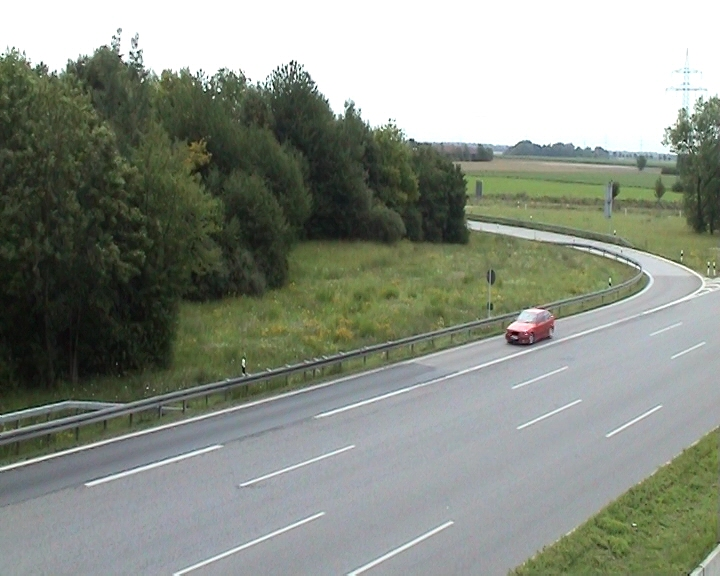
%> input picture ex10/sequence/2043_000140.jpeg, 720 x 576 px; its folder holds 4 pictures in this run
$ octave ex2.m   (GNU Octave 9; MATLAB toolbox functions it lacks are replaced by stand-ins)
%> lines starting %> are read from the running program, lines starting %| are printed output that depends on the picture
### ex10/load_img.m
function img = load_img(num, varargin)

    scale = 1;
    if nargin == 2
        scale = varargin{1}
    end

    num = num + 140;
    path = sprintf('sequence/2043_%06d.jpeg', num);
    img = imresize(imread(path), scale);
%     img = single(img) / 255;
 end

### ex10/colorHist.m
function h = colorHist(img)

    img = rgb2hsv(img);
    hue = img(:, :, 1);
    h = zeros(256, 1);
    index = hueindex(hue);
    for n = 1:numel(index)
        h(index(n)) = h(index(n)) + 1;
    end
end

### ex10/hueindex.m
function index = hueindex(hue)
    index = ceil(hue*255) + 1;
end

### ex10/probMap.m
function map = probMap(img, hist)

    hue = rgb2hsv(img);
    hue = hue(:, :, 3);
    index = hueindex(hue);
    map = hist(index);
    map = single(map) / max(map(:)) * 255;
end

### ex10/ex2.m
close all, clear all, clc

num_images = 50;
max_iter = 3;
x = [506 308 57 47]; % x y width height


img = load_img(0);
%> in load_img, img is the input picture: size 576x720x3 uint8; mean R, G, B 137.5, 143.6, 132.8
patch = img(x(2):x(2)+x(4)-1, x(1):x(1)+x(3)-1, :);

hist = colorHist(patch);
%> in colorHist, `img = rgb2hsv(img);`: img: size 47x57x3 double; mean H, S, V 0.651, 0.177, 0.616
%> in colorHist, `hue = img(:, :, 1);`:
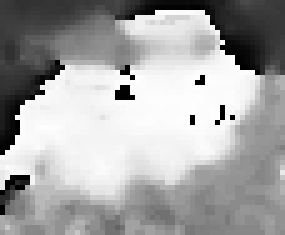
%> hue: size 47x57 double (shown 5 times larger); min 0, max 0.998, mean 0.651
%> after the loop in colorHist, `for n = 1:numel(index)`: h = 256 values, max 87 at index 254, min 0 at index 71, mean 10.46
%> hist has the same summary as h in colorHist
map = probMap(patch, hist);
%> in probMap, `map = hist(index);`:
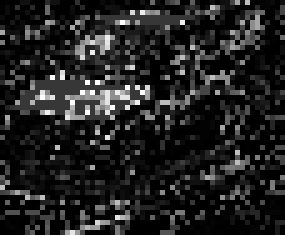
%> map: size 47x57 double (shown 5 times larger); min 0, max 87, mean 11.8; drawn with min black and max white

xs = repmat(1:x(3), [x(4) 1]) - x(3)/2;
ys = repmat((1:x(4))', [1 x(3)]) - x(4)/2;

total_time = 0;

for n = 1:num_images
    tic;
    img = load_img(n);
%> call 2 of load_img, with num = 1
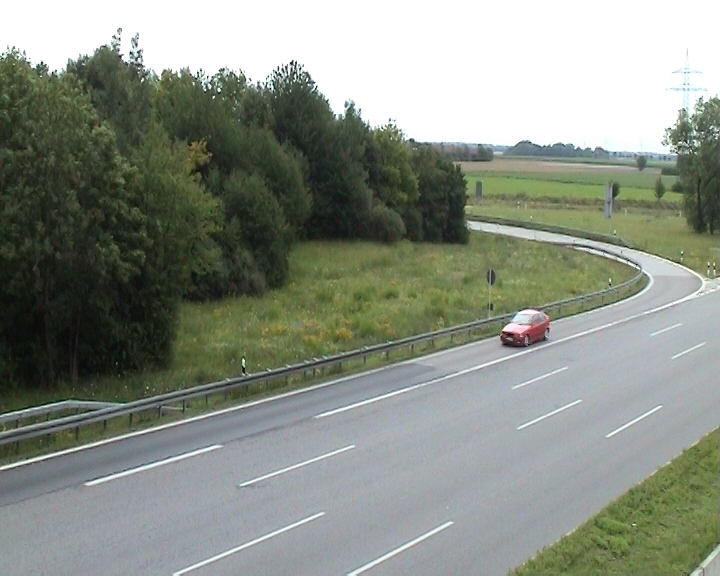
%> input picture ex10/sequence/2043_000141.jpeg, 720 x 576 px
%> in load_img, img is the input picture: size 576x720x3 uint8; mean R, G, B 137.4, 143.5, 132.8
    patch = img(x(2):x(2)+x(4)-1, x(1):x(1)+x(3)-1, :);
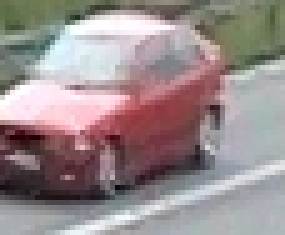
%> patch: size 47x57x3 uint8 (shown 5 times larger); mean R, G, B 153, 140.3, 141.4

    disp(x(1:2));

    for iter = 1:max_iter
        map = probMap(patch, hist);

        denom = sum(sum(map));
        dx = sum(sum(xs .* map)) / denom;
        dy = sum(sum(ys .* map)) / denom;
        delta = round([dx dy]);
        x(1:2) = x(1:2) + delta;

        if norm(delta) < 2
            break
        end
    end
%> this loop made 3 passes
%> pass 1, in probMap (call 2), `map = hist(index);`:
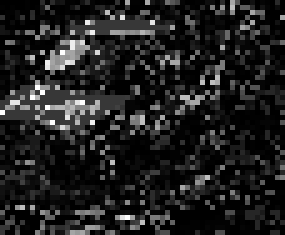
%> map: size 47x57 double (shown 5 times larger); min 0, max 87, mean 11.2; drawn with min black and max white
%> after the loop, x = [497 305 57 47]
    hist = colorHist(patch);
%> in colorHist (call 2), `hue = img(:, :, 1);`:
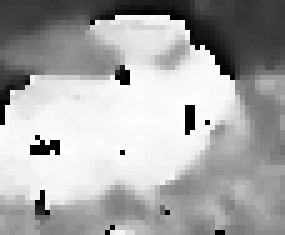
%> hue: size 47x57 double (shown 5 times larger); min 0, max 0.998, mean 0.66
%> after the loop in colorHist (call 2), `for n = 1:numel(index)`: h = 256 values, max 104 at index 252, min 0 at index 11, mean 10.46
%> hist has the same summary as h in colorHist

    total_time = total_time + toc;
    imshow(img)
    rectangle('Position', x, 'LineWidth', 2)
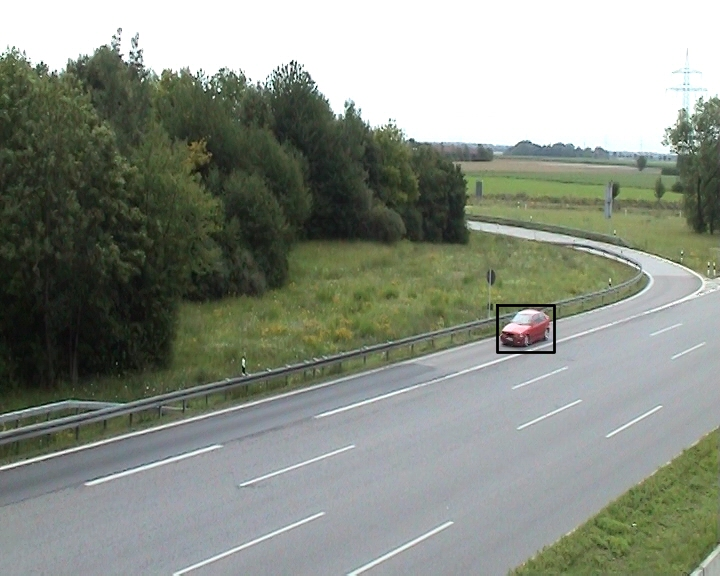
%> figure redrawn from the program's plot data
    drawnow
end
%> pass 2 of the loop `for n = 1:num_images`:
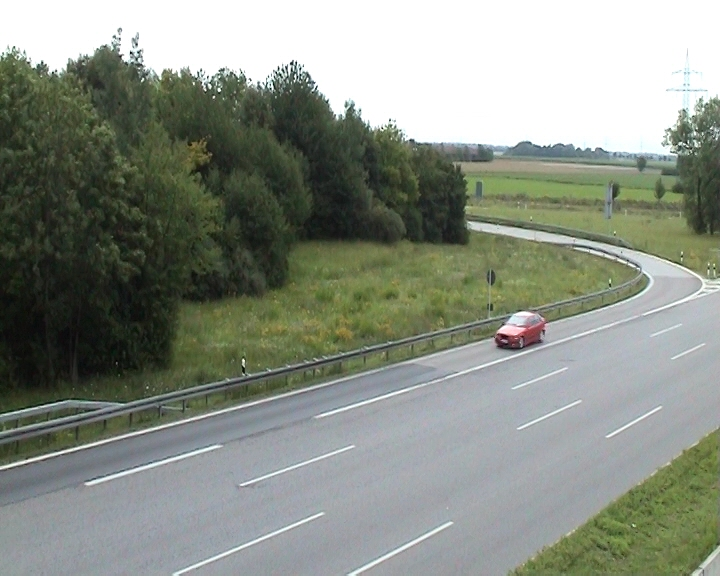
%> input picture ex10/sequence/2043_000142.jpeg, 720 x 576 px
%> in load_img, img is the input picture: size 576x720x3 uint8; mean R, G, B 137.5, 143.5, 132.8
%|    497   305
%> the loop `for iter = 1:max_iter` made 1 pass
%> (denom, dx, dy, delta) on pass 1: (73177.6, -1.4, -0.357, [-1 0])
%> after the loop `for iter = 1:max_iter`: x = [496 305 57 47]
%> in colorHist (call 3), `hue = img(:, :, 1);`:
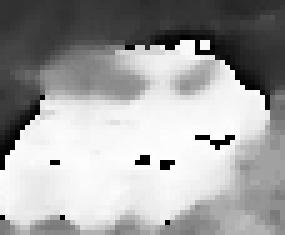
%> hue: size 47x57 double (shown 5 times larger); min 0, max 0.998, mean 0.635
%> after the loop in colorHist (call 3), `for n = 1:numel(index)`: h = 256 values, max 110 at index 242, min 0 at index 11, mean 10.46
%> `hist = colorHist(patch);`: hist has the same summary as h in colorHist
%> `rectangle('Position', x, 'LineWidth', 2)`:
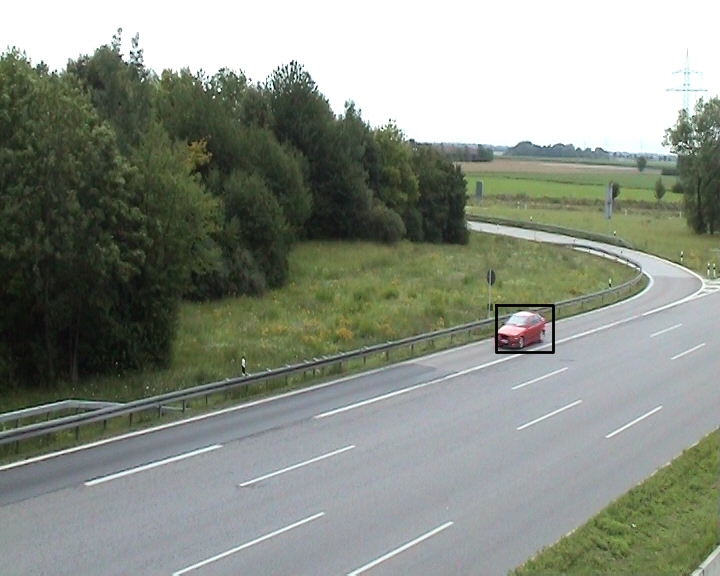
%> figure redrawn from the program's plot data
%> pass 3 of the loop `for n = 1:num_images`:
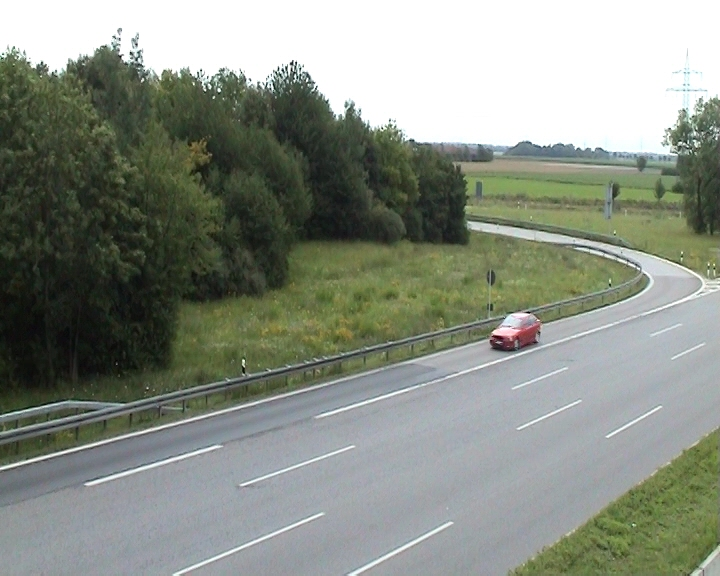
%> input picture ex10/sequence/2043_000143.jpeg, 720 x 576 px
%> in load_img, img is the input picture: size 576x720x3 uint8; mean R, G, B 137.4, 143.5, 132.8
%|    496   305
%> after the loop `for iter = 1:max_iter`: x = [481 308 57 47]
%> in colorHist (call 4), `hue = img(:, :, 1);`:
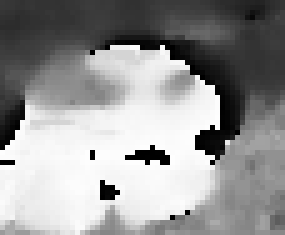
%> hue: size 47x57 double (shown 5 times larger); min 0, max 0.998, mean 0.586
%> after the loop in colorHist (call 4), `for n = 1:numel(index)`: h = 256 values, max 84 at index 242, min 0 at index 11, mean 10.46
%> `hist = colorHist(patch);`: hist has the same summary as h in colorHist
%> `rectangle('Position', x, 'LineWidth', 2)`:
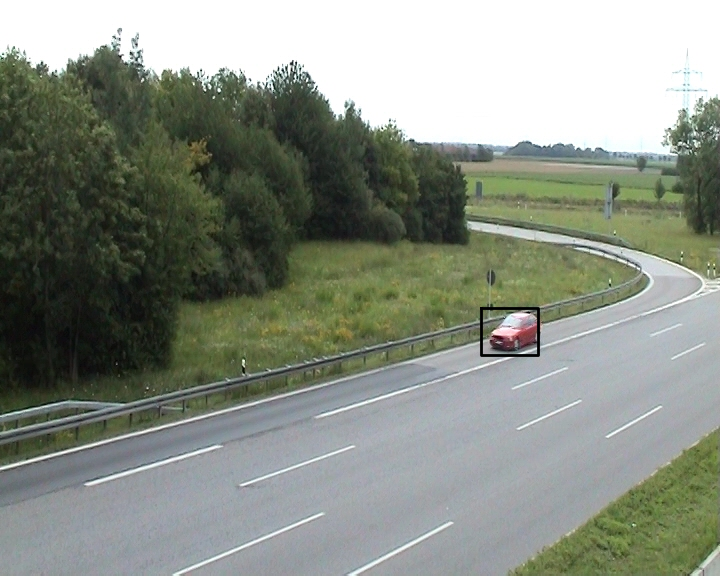
%> figure redrawn from the program's plot data
%> the run ends on the next line
